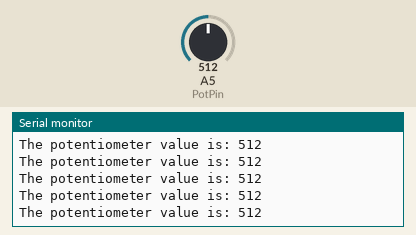
This sketch was run on a simulated Arduino Uno, built with avr-gcc and run on an emulated ATmega328P. On the bench: the last lines printed to the serial monitor. Inputs (shaded band) come from the test bench; at power-on: A5 (PotPin) = 512.

Above: at 1.2 s.
1.3 s: A5 (PotPin) set to 110
At 2.1 s:
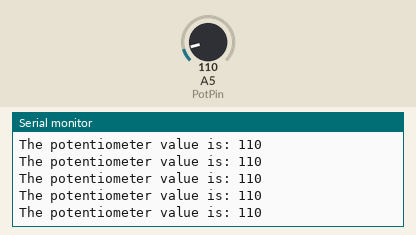
4.3 s: A5 (PotPin) set to 90
At 4.8 s:
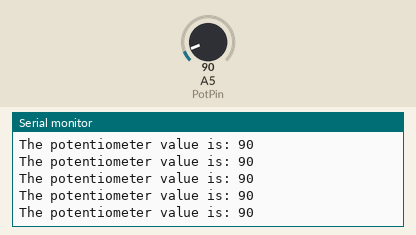
7.3 s: A5 (PotPin) set to 1023
At 8.1 s:
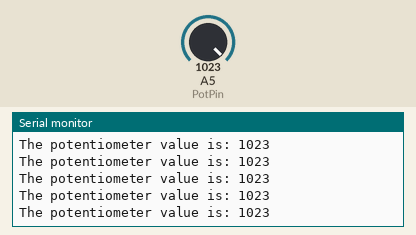
10.3 s: A5 (PotPin) set to 984
At 11.3 s:
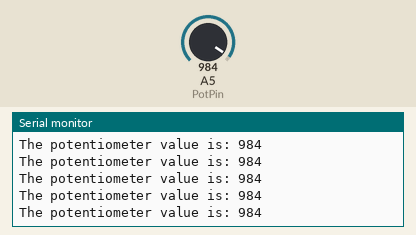
16.3 s: A5 (PotPin) set to 8
At 17.3 s:
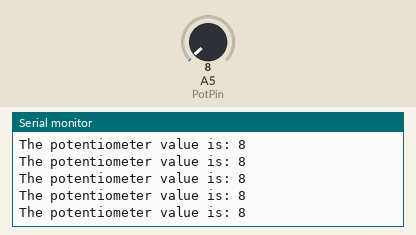
19.3 s: A5 (PotPin) set to 11
At 19.8 s:
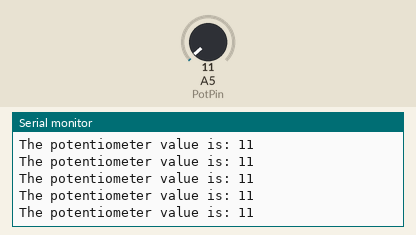
Timing chart, 0 to 22.3 s (numbered marks = the images above; inputs shaded):
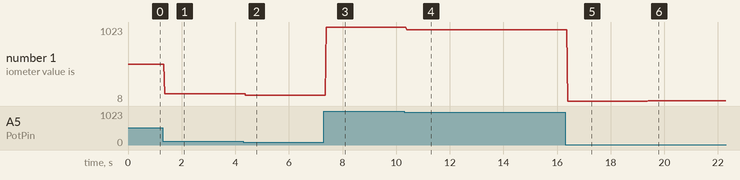

Measured:
- after the input at 1.3 s, the serial monitor: prints a new line after 0.07 s (image 1)
- after the input at 4.3 s, the serial monitor: prints a new line after 0.09 s (image 2)
- after the input at 7.3 s, the serial monitor: prints a new line after 0.09 s (image 3)
- after the input at 10.3 s, the serial monitor: prints a new line after 0.09 s (image 4)
- after the input at 16.3 s, the serial monitor: prints a new line after 0.10 s (image 5)
- after the input at 19.3 s, the serial monitor: prints a new line after 0.10 s (image 6)
- plotted number 1: 512 → 110 after the input at 1.3 s, 110 → 90 after the input at 4.3 s, 90 → 1023 after the input at 7.3 s, 1023 → 984 after the input at 10.3 s, 984 → 8 after the input at 16.3 s

The sketch:

PotPin.ino
```cpp
int PotPin = A5; //only input, no definition
int PotValue = 0; //store potentiometer value

void setup() {
  // put your setup code here, to run once:
  Serial.begin(9600); //arbitrary communication rate


}

void loop() {
  // put your main code here, to run repeatedly:
  PotValue = analogRead(PotPin);
  Serial.print("The potentiometer value is: ");
  Serial.println(PotValue);

}
```
